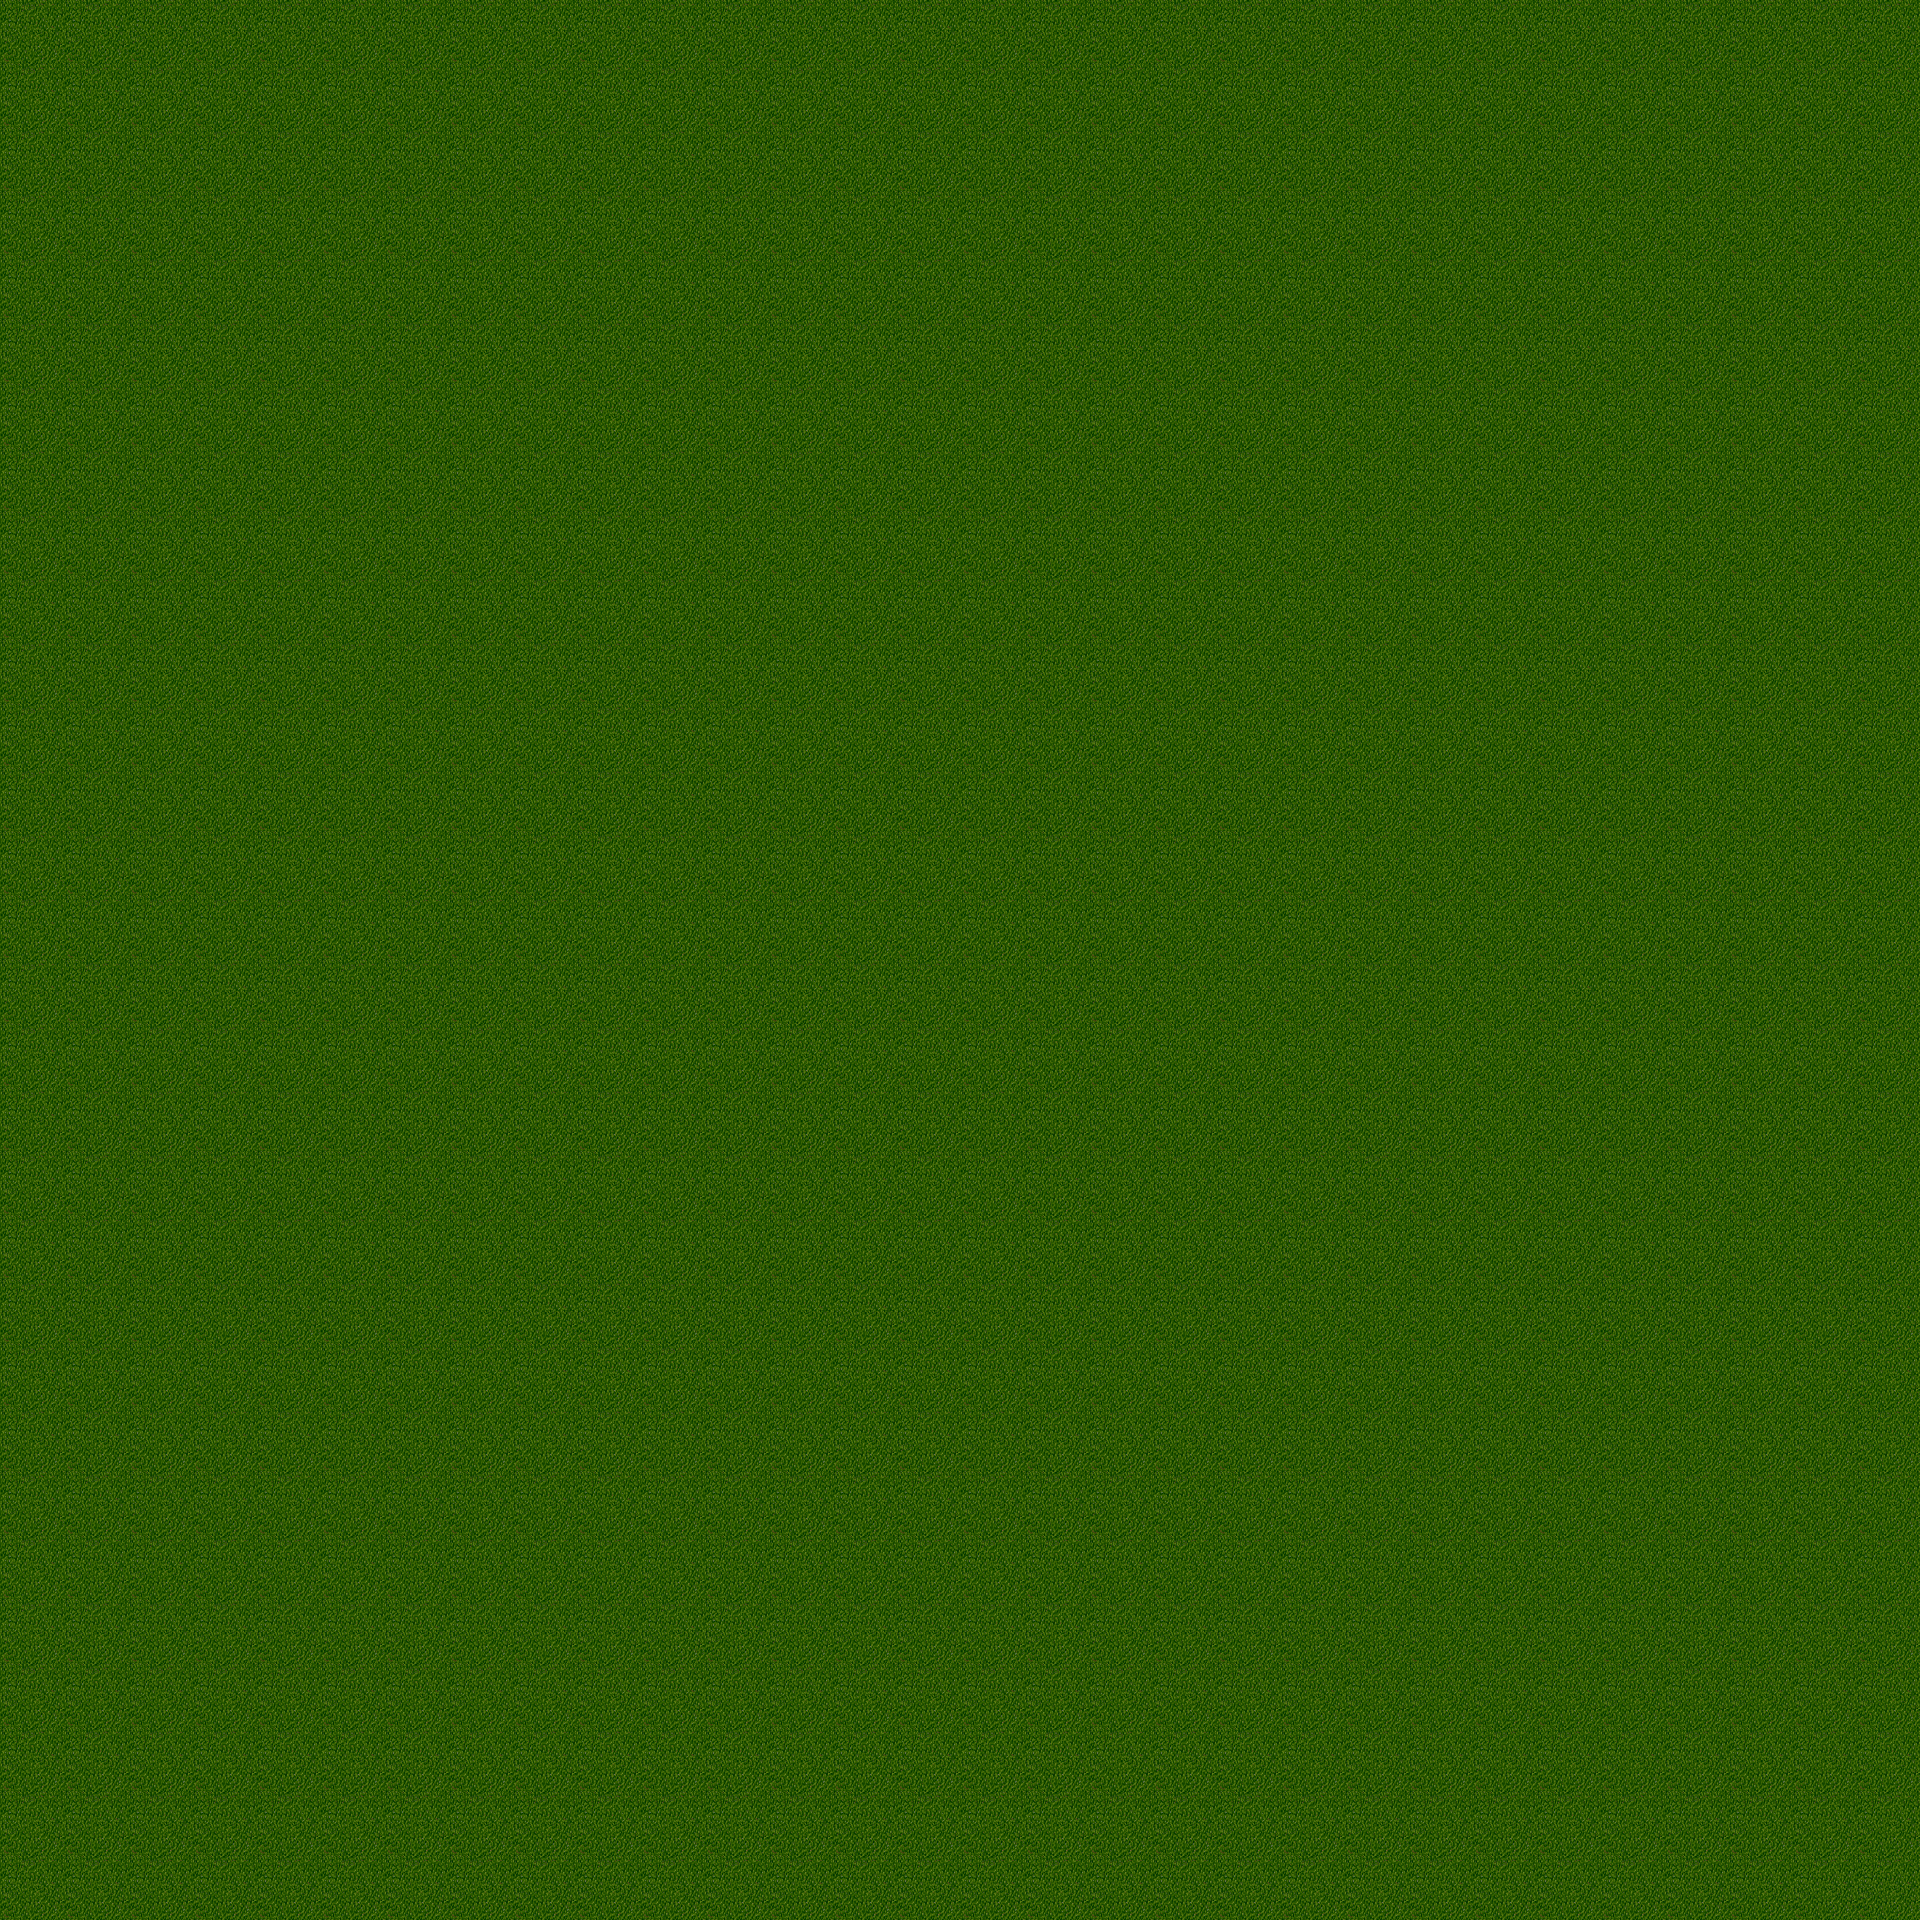

This is a level from a 2D game, rendered from its Tiled map with the project's own tilesets. A one-line summary and the map file follow, with tile-layer data summarised:
An orthogonal 60x60 tile map with 32x32 px tiles, 1 tile layer (ground).

<map version="1.0" orientation="orthogonal" width="60" height="60" tilewidth="32" tileheight="32">
 <tileset firstgid="1" name="tileset" tilewidth="32" tileheight="32">
  <image source="tmx/tileset.png" width="512" height="832" />
  <tile id="0" terrain="0,0,0,2" />
  <tile id="1" terrain="0,0,2,2" />
  <tile id="2" terrain="0,0,2,0" />
  <tile id="3" terrain="0,0,0,0">
   <properties>
    <property name="grass" value="1" />
   </properties>
  </tile>
  <tile id="4" terrain="0,0,0,0">
   <properties>
    <property name="grass" value="1" />
   </properties>
  </tile>
  <tile id="5" terrain="1,1,1,1">
   <properties>
    <property name="concrete" value="1" />
   </properties>
  </tile>
  <tile id="6" terrain="1,1,1,1">
   <properties>
    <property name="concrete" value="1" />
   </properties>
  </tile>
  <tile id="11" terrain="0,0,0,4" />
  <tile id="12" terrain="0,0,4,4" />
  <tile id="13" terrain="0,0,4,0" />
  <tile id="16" terrain="0,2,0,2" />
  <tile id="17" terrain="2,2,2,2">
   <properties>
    <property name="water" value="1" />
   </properties>
  </tile>
  <tile id="18" terrain="2,0,2,0" />
  <tile id="19" terrain="0,0,0,0">
   <properties>
    <property name="grass" value="1" />
   </properties>
  </tile>
  <tile id="20" terrain="0,0,0,0">
   <properties>
    <property name="grass" value="1" />
   </properties>
  </tile>
  <tile id="21" terrain="1,1,1,1">
   <properties>
    <property name="concrete" value="1" />
   </properties>
  </tile>
  <tile id="22" terrain="1,1,1,1">
   <properties>
    <property name="concrete" value="1" />
   </properties>
  </tile>
  <tile id="27" terrain="0,4,0,4" />
  <tile id="28" terrain="4,4,4,4">
   <properties>
    <property name="field" value="1" />
   </properties>
  </tile>
  <tile id="29" terrain="4,0,4,0" />
  <tile id="32" terrain="0,2,0,0" />
  <tile id="33" terrain="2,2,0,0" />
  <tile id="34" terrain="2,0,0,0" />
  <tile id="43" terrain="0,4,0,0" />
  <tile id="44" terrain="4,4,0,0" />
  <tile id="45" terrain="4,0,0,0" />
  <tile id="48" terrain="0,0,0,3" />
  <tile id="49" terrain="0,0,3,3" />
  <tile id="50" terrain="0,0,3,0">
   <properties>
    <property name="mud" value="1" />
   </properties>
  </tile>
  <tile id="59" terrain="0,0,0,5" />
  <tile id="60" terrain="0,0,5,5" />
  <tile id="61" terrain="0,0,5,0" />
  <tile id="64" terrain="0,3,0,3" />
  <tile id="65" terrain="3,3,3,3">
   <properties>
    <property name="mud" value="1" />
   </properties>
  </tile>
  <tile id="66" terrain="3,0,3,0" />
  <tile id="75" terrain="0,5,0,5" />
  <tile id="76" terrain="5,5,5,5" />
  <tile id="77" terrain="5,0,5,0" />
  <tile id="80" terrain="0,3,0,0" />
  <tile id="81" terrain="3,3,0,0" />
  <tile id="82" terrain="3,0,0,0" />
  <tile id="91" terrain="0,5,0,0" />
  <tile id="92" terrain="5,5,0,0" />
  <tile id="93" terrain="5,0,0,0" />
 </tileset>
 <layer name="ground" width="60" height="60">
  <data>[3600 cells, 3600 non-empty, 4 distinct tile ids]</data>
 </layer>
</map>
